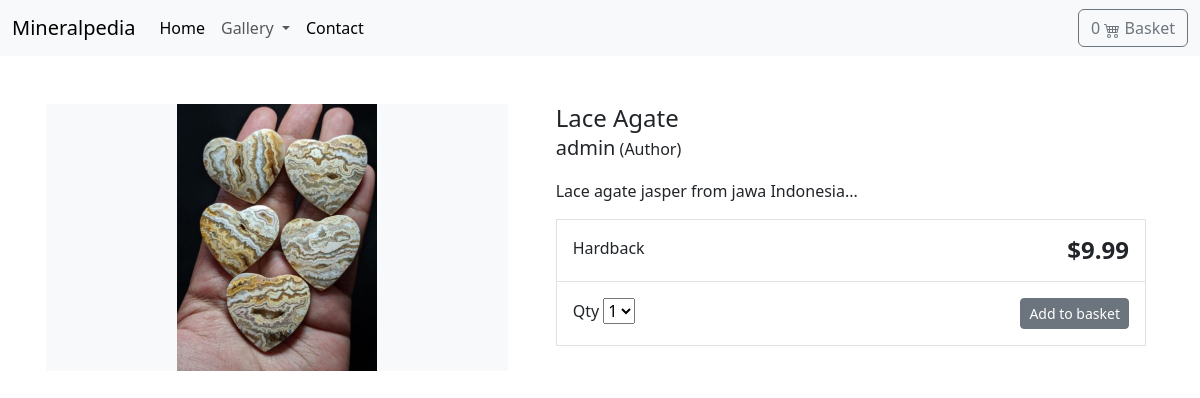
/lace-agate/, run on the app's committed database.
### store/models.py (models this page shows, shortened)
class Product(models.Model):
    category = models.ForeignKey(
        Category, related_name='product', on_delete=models.CASCADE)
    created_by = models.ForeignKey(
        User, on_delete=models.CASCADE, related_name='product_creator')
    title = models.CharField(max_length=255)
    author = models.CharField(max_length=255, default='admin')
    description = models.TextField(blank=True)
    image = models.ImageField(
        upload_to='images/', default='images/default.png')
    slug = models.SlugField(max_length=255)
    price = models.DecimalField(max_digits=4, decimal_places=2)
    in_stock = models.BooleanField(default=True)
    is_active = models.BooleanField(default=True)
    created = models.DateTimeField(auto_now_add=True)
    updated = models.DateTimeField(auto_now=True)
    objects = models.Manager()
    products = ProductManager()
    class Meta:
        verbose_name_plural = 'Products'
        ordering = ('-created',)

### store/views.py (the view)
# urls.py: path('<slug:slug>/', views.product_detail, name='product_detail'),
def product_detail(request, slug):
    product = get_object_or_404(Product, slug=slug, in_stock=True)
    return render(request, 'store/products/detail.html', {'product': product})

### basket/basket.py (called while the page is built)
    def __len__(self):
        return sum(item['qty'] for item in self.basket.values())

### basket/context_processors.py (called while the page is built)
def basket(request):
    return {'basket': Basket(request)}

### store/context_processors.py (called while the page is built)
def categories(request):
    return {
        'categories': Category.objects.all()
    }

### templates/store/products/detail.html (shortened to what this page needs)
{% extends "store/base.html" %}
{% load static %}
{% block contents %}
<div class="container">
    <main class="pt-5">
        <div class="row g-3">
            <div class="col-md-5 col-lg-5 order-md-first bg-light">
                <img class="img-fluid mx-auto d-block" width="200px" alt="Responsive image" src="{{ product.image.url }}">
            </div>
            <div class="col-md-7 col-lg-7 ps-md-3 ps-lg-5">
                <h1 class="mb-0 h4">{{ product.title }}</h1>
                <p><span class="lead">{{ product.author }}</span> (Author)</p>
                <p>{{ product.description|slice:":355" }}...</p>
                <div class="border">
                    <div class="col border-bottom">
                        <div class="row p-3">
                            <div class="col-6">Hardback</div>
                            <div class="col-6 text-end"><span class="h4 fw-bold">${{ product.price }}</span></div>
                        </div>
                    </div>
                    <div class="col">
                        <div class="row p-3">
                            <div class="col-6">
                                <label for="select">Qty</label>
                                <select id="select">
                                    <option value="1">1</option>
                                </select>
                            </div>
                                <div class="col-6 text-end">
                                    <button type="button" id="add-button" value="{{product.id}}" class="btn btn-secondary btn-sm">Add to
                                        basket</button>
                                </div>
                        </div>
                    </div>
                </div>
            </div>
        </div>
    </main>
</div>
{% endblock contents %}

### data on the page
Product: image (picture), title "Lace Agate", author "admin", description "Lace agate jasper from jawa Indonesia", price "9.99"
